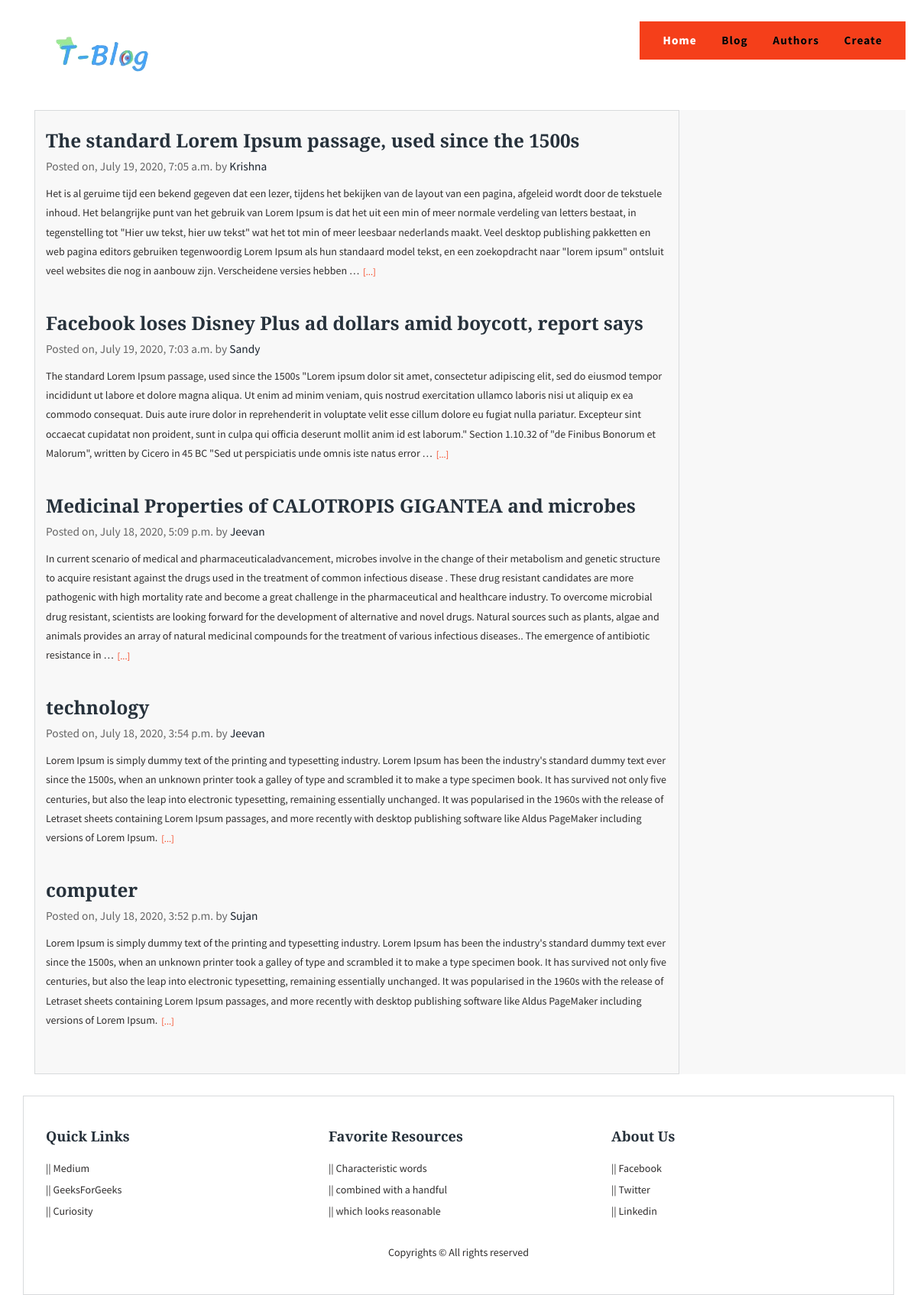
Screenshot of /blog/post/ with the database file from the repository.
### blogs/models.py (models this page shows, shortened)
class Blogs(models.Model):
    title = models.CharField(max_length=200)
    author = models.ForeignKey(Author,on_delete=models.CASCADE)
    content = models.TextField()
    published_date = models.DateTimeField(auto_now_add=True)
    class Meta:
        ordering = ('-published_date',)

class Author(models.Model):
    name = models.CharField(max_length=50)
    email = models.EmailField()
    bio = models.TextField(max_length=250)

### blogs/views.py (the view)
# urls.py: path('post/',post_view,name='blog'),
def post_view(request):
    posts = Blogs.objects.all().order_by('-published_date')
    context = {
        'posts':posts
    }
    return render(request,'blogs/blog.html', context=context)

### blogs/templates/blogs/blog.html (shortened to what this page needs)
{% extends 'blogs/base_blog.html' %}
{% load static %}
{% block content %}
	<div class="container">
		<div class="blog">
		<div class="blog-content">
					<div class="blog-content-left">
						<div class="blog-articals">
						{% for blog in posts %}
						<div class="blog-artical">
							<div class="blog-artical-info">
								<div class="blog-artical-info-head">
									<h2><a href="#">{{ blog.title }}</a></h2>
									<h6>Posted on, {{ blog.published_date }} by <a href="#">{{blog.author.name}}</a></h6>
								</div>
								<div class="blog-artical-info-text">
									<p class="pl-0 pt-3 pr-3 pb-3 mt-3">{{blog.content | truncatewords:"100" }}<a href="{% url 'blogs:detail' blog.id %}">[...]</a></p>
								</div>
							</div>
						</div>
						{% endfor%}
					</div>
					</div>
					</div>
					<div class="clearfix"> </div>
				</div>
		</div>
{% endblock content %}

### blogs/static/blogs/css/style.css (style rules this page uses)
h4, h5, h6, h1, h2, h3 { margin-top: 0; }
p { margin: 0; }
html,body { font-family: 'Source Sans Pro', sans-serif; background: url(../images/sos.png)no-repeat; background-size: cover; -webkit-background-size: cover; -moz-background-size: cover; -o-background-size: cover; -ms-background-size: cover; }
body a { transition:0.5s all; -webkit-transition:0.5s all; -moz-transition:0.5s all; -o-transition:0.5s all; -ms-transition:0.5s all; }
*, *:after, *::before { -webkit-box-sizing: border-box; -moz-box-sizing: border-box; box-sizing: border-box; }
.blog a { text-decoration:none; }
.blog-content-left { float: left; width: 74%; padding: 1em; border: 1px solid #D8DADC; }
.blog-artical-info-head h2 a { color: #26313b; font-size: 0.8125em; margin: 0.5em 0; display: block; font-weight:700; text-decoration: none; text-transform:captalized; font-family: 'Libre Baskerville', serif; }
.blog-artical-info-text p { color: #302e2e; font-size: 1em; line-height: 1.8em; margin: 1em 0; }
.blog-artical-info-text p a { color: #f53f1a; margin-left: 0.4em; font-size: 0.875em; vertical-align: middle; }
.blog-artical { margin-bottom:2em; }
.blog { background: rgba(243, 243, 243, 0.55); padding: 0em 0 0; }
.blog h6 { color: #666666; font-size: 1.1em; font-weight: 400; }

### rows the page displays
Blogs: title "The standard Lorem Ipsum passage, used since the 1500s", published_date "July 19, 2020, 7:05 a.m.", author.name "Krishna", content "Het is al geruime tijd een bekend gegeven dat een lezer, tijdens het bekijken van de layout van een pagina, afgeleid wordt door de tekstuele inhoud. Het belangrijke punt van het gebruik van Lorem Ipsum is dat het uit een min of meer normale verdeling van letters bestaat, in tegenstelling tot \"Hier uw tekst, hier uw tekst\" wat het tot min of meer leesbaar nederlands maakt. Veel desktop publishing pakketten en web pagina editors gebruiken tegenwoordig Lorem Ipsum als hun standaard model tekst, en een zoekopdracht naar \"lorem ipsum\" ontsluit veel websites die nog in aanbouw zijn. Verscheidene versies hebben …"
Blogs: title "Facebook loses Disney Plus ad dollars amid boycott, report says", published_date "July 19, 2020, 7:03 a.m.", author.name "Sandy", content "The standard Lorem Ipsum passage, used since the 1500s \"Lorem ipsum dolor sit amet, consectetur adipiscing elit, sed do eiusmod tempor incididunt ut labore et dolore magna aliqua. Ut enim ad minim veniam, quis nostrud exercitation ullamco laboris nisi ut aliquip ex ea commodo consequat. Duis aute irure dolor in reprehenderit in voluptate velit esse cillum dolore eu fugiat nulla pariatur. Excepteur sint occaecat cupidatat non proident, sunt in culpa qui officia deserunt mollit anim id est laborum.\" Section 1.10.32 of \"de Finibus Bonorum et Malorum\", written by Cicero in 45 BC \"Sed ut perspiciatis unde omnis iste natus error …"
Blogs: title "Medicinal Properties of CALOTROPIS GIGANTEA and microbes", published_date "July 18, 2020, 5:09 p.m.", author.name "Jeevan", content "In current scenario of medical and pharmaceuticaladvancement, microbes involve in the change of their metabolism and genetic structure to acquire resistant against the drugs used in the treatment of common infectious disease . These drug resistant candidates are more pathogenic with high mortality rate and become a great challenge in the pharmaceutical and healthcare industry. To overcome microbial drug resistant, scientists are looking forward for the development of alternative and novel drugs. Natural sources such as plants, algae and animals provides an array of natural medicinal compounds for the treatment of various infectious diseases.. The emergence of antibiotic resistance in …"
Blogs: title "technology", published_date "July 18, 2020, 3:54 p.m.", author.name "Jeevan", content "Lorem Ipsum is simply dummy text of the printing and typesetting industry. Lorem Ipsum has been the industry's standard dummy text ever since the 1500s, when an unknown printer took a galley of type and scrambled it to make a type specimen book. It has survived not only five centuries, but also the leap into electronic typesetting, remaining essentially unchanged. It was popularised in the 1960s with the release of Letraset sheets containing Lorem Ipsum passages, and more recently with desktop publishing software like Aldus PageMaker including versions of Lorem Ipsum."
Blogs: title "computer", published_date "July 18, 2020, 3:52 p.m.", author.name "Sujan", content "Lorem Ipsum is simply dummy text of the printing and typesetting industry. Lorem Ipsum has been the industry's standard dummy text ever since the 1500s, when an unknown printer took a galley of type and scrambled it to make a type specimen book. It has survived not only five centuries, but also the leap into electronic typesetting, remaining essentially unchanged. It was popularised in the 1960s with the release of Letraset sheets containing Lorem Ipsum passages, and more recently with desktop publishing software like Aldus PageMaker including versions of Lorem Ipsum."
